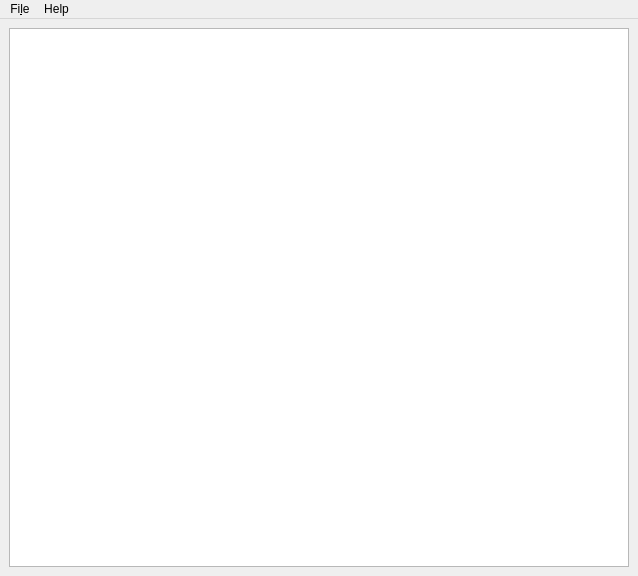
<?xml version="1.0" encoding="UTF-8"?>
<ui version="4.0">
 <class>MainWindow</class>
 <widget class="QMainWindow" name="MainWindow">
  <property name="geometry">
   <rect>
    <x>0</x>
    <y>0</y>
    <width>638</width>
    <height>576</height>
   </rect>
  </property>
  <property name="windowTitle">
   <string>MainWindow</string>
  </property>
  <widget class="QWidget" name="centralwidget">
   <layout class="QHBoxLayout" name="horizontalLayout">
    <item>
     <widget class="QTableWidget" name="tableWidget"/>
    </item>
   </layout>
  </widget>
  <widget class="QMenuBar" name="menubar">
   <property name="geometry">
    <rect>
     <x>0</x>
     <y>0</y>
     <width>638</width>
     <height>29</height>
    </rect>
   </property>
   <widget class="QMenu" name="menuFile">
    <property name="title">
     <string>Fi&amp;le</string>
    </property>
    <addaction name="actionOpen"/>
    <addaction name="actionSave_as"/>
    <addaction name="actionFind"/>
   </widget>
   <widget class="QMenu" name="menuHelp">
    <property name="title">
     <string>Help</string>
    </property>
    <widget class="QMenu" name="menulanguage">
     <property name="title">
      <string>language</string>
     </property>
     <addaction name="actionEnglish"/>
     <addaction name="actionChinese"/>
    </widget>
    <addaction name="actionAbout"/>
    <addaction name="menulanguage"/>
   </widget>
   <addaction name="menuFile"/>
   <addaction name="menuHelp"/>
  </widget>
  <action name="actionOpen">
   <property name="text">
    <string>open</string>
   </property>
  </action>
  <action name="actionSave_as">
   <property name="text">
    <string>save as</string>
   </property>
  </action>
  <action name="actionAbout">
   <property name="text">
    <string>about</string>
   </property>
  </action>
  <action name="actionFind">
   <property name="text">
    <string>find</string>
   </property>
  </action>
  <action name="actionEnglish">
   <property name="text">
    <string>English</string>
   </property>
  </action>
  <action name="actionChinese">
   <property name="text">
    <string>简体中文</string>
   </property>
   <property name="toolTip">
    <string>Chinese</string>
   </property>
  </action>
 </widget>
 <resources/>
 <connections/>
</ui>
